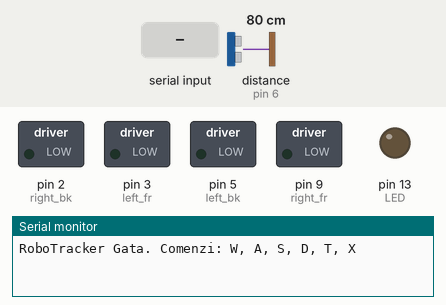
Bench run of a program on a simulated Arduino Uno, built with avr-gcc and run on an emulated ATmega328P. Parts: switched loads named in the program (green lamp = pin HIGH), output pins drawn as LEDs (lit = HIGH), the last lines printed to the serial monitor. Wiring (inferred from the names in the program): ultrasonic range finder: trigger pin 8; echo pin 6. Inputs (shaded band) come from the test bench; at power-on: distance to the obstacle (sensor on pin 6) 80 cm. The echo pulse lasts 58.3 µs per cm; pins used as bus, display or sensor lines are not drawn.

Above: at 1.2 s.
1.3 s: "a\n" received over Serial
At 1.7 s:
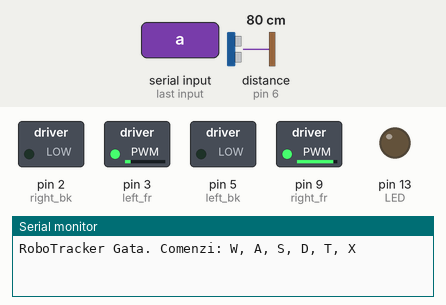
4.3 s: "d\n" received over Serial
At 5.2 s:
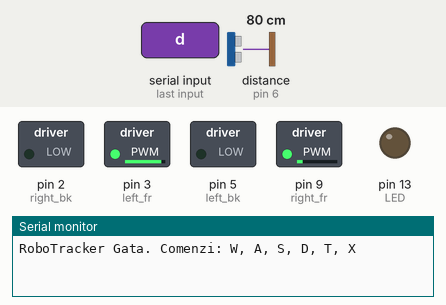
7.3 s: "w\n" received over Serial
At 8.5 s:
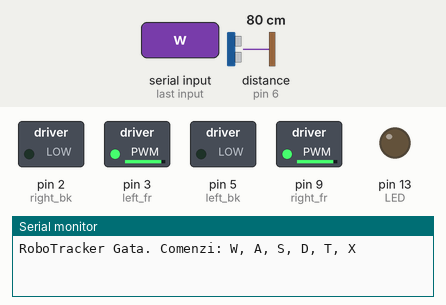
8.8 s: distance to the obstacle (sensor on pin 6) set to 2 cm
At 10.0 s:
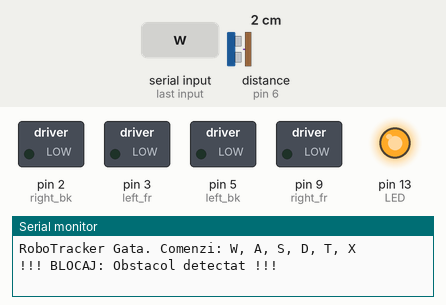
10.3 s: "s\n" received over Serial
At 11.0 s:
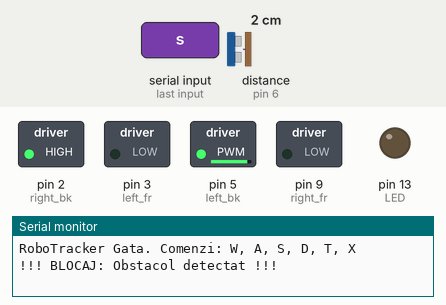
Timing chart, 0 to 12.8 s (numbered marks = the images above; inputs shaded):
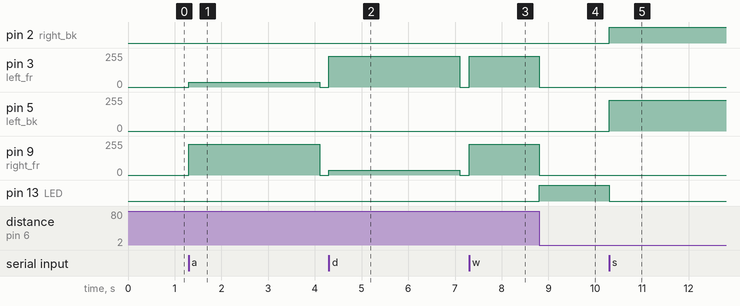

Measured:
- after the input at 1.3 s, pin 3 (left_fr): 0/255 → 34/255 at once, → 0/255 2.8 s later; pin 9 (right_fr): 0/255 → 230/255 at once, → 0/255 2.8 s later
- after the input at 4.3 s, pin 3 (left_fr): 0/255 → 230/255 at once, → 0/255 2.8 s later; pin 9 (right_fr): 0/255 → 34/255 at once, → 0/255 2.8 s later
- after the input at 7.3 s, pin 3 (left_fr), pin 9 (right_fr): 0/255 → 230/255 at once
- after the input at 8.8 s, pin 3 (left_fr), pin 9 (right_fr): 230/255 → 0/255 at once; pin 13 (LED): LOW → HIGH at once
- after the input at 10.3 s, pin 2 (right_bk): LOW → HIGH at once; pin 5 (left_bk): 0/255 → 230/255 at once; pin 13 (LED): HIGH → LOW at once

The program:

main.cpp
```cpp
#include <Arduino.h>


const int right_fr = 9;
const int left_fr  = 3;
const int right_bk = 2;
const int left_bk  = 5;

#define TRIG_PIN 8
#define ECHO_PIN 6
#define CONST_DISTANCE 15
#define LED 13

volatile unsigned long pulse_start = 0;
volatile int distanta_reala = 100;
volatile bool stop_de_urgenta = false;

enum StareRobot { STAI, INAINTE, INAPOI, TRACKING, TURN_L, TURN_R };
volatile StareRobot regimCurent = STAI;

int vitezaGlobala = 230;
unsigned long timerSpecial = 0;


const unsigned long DURATA_90_CURBA = 2800;
const float COEFICIENT_CURBA = 0.15;

void stopMotoare();
void executaMiscare(int vr_f, int vr_b, int vl_f, int vl_b);
void proceseazaTasta(char tasta);


ISR(PCINT2_vect) {
    if (PIND & _BV(PIND6)) {
        pulse_start = micros();
    } else {
        unsigned long durata = micros() - pulse_start;
        distanta_reala = durata / 58;

        if (regimCurent == INAINTE || regimCurent == TURN_L || regimCurent == TURN_R) {
            if (distanta_reala > 0 && distanta_reala < CONST_DISTANCE) {
                stop_de_urgenta = true;
            }
        }
    }
}

void setup() {
    Serial.begin(9600);
    pinMode(right_fr, OUTPUT);
    pinMode(right_bk, OUTPUT);
    pinMode(left_fr, OUTPUT);
    pinMode(left_bk, OUTPUT);
    pinMode(TRIG_PIN, OUTPUT);
    pinMode(ECHO_PIN, INPUT_PULLUP);
    pinMode(LED, OUTPUT);

    // Activare PCINT22 pe Pinul 6
    cli();
    PCICR  |= (1 << PCIE2);
    PCMSK2 |= (1 << PCINT22);
    sei();

    Serial.println("RoboTracker Gata. Comenzi: W, A, S, D, T, X");
}

void loop() {

    digitalWrite(TRIG_PIN, LOW);
    delayMicroseconds(2);
    digitalWrite(TRIG_PIN, HIGH);
    delayMicroseconds(10);
    digitalWrite(TRIG_PIN, LOW);


    if (stop_de_urgenta && (regimCurent != STAI && regimCurent != INAPOI)) {
        regimCurent = STAI;
        digitalWrite(LED, HIGH);
        Serial.println("!!! BLOCAJ: Obstacol detectat !!!");
    }


    if (Serial.available() > 0) {
        char c = Serial.read();
        if (c != '\n' && c != '\r') proceseazaTasta(c);
    }

    switch (regimCurent) {
        case INAINTE:
            executaMiscare(vitezaGlobala, 0, vitezaGlobala, 0);
            break;

        case INAPOI:
            executaMiscare(0, vitezaGlobala, 0, vitezaGlobala);
            break;

        case TURN_L:
            executaMiscare(vitezaGlobala, 0, (int)(vitezaGlobala * COEFICIENT_CURBA), 0);
            if (millis() - timerSpecial > DURATA_90_CURBA) regimCurent = STAI;
            break;

        case TURN_R:
            executaMiscare((int)(vitezaGlobala * COEFICIENT_CURBA), 0, vitezaGlobala, 0);
            if (millis() - timerSpecial > DURATA_90_CURBA) regimCurent = STAI;
            break;

        case TRACKING:
            if (distanta_reala > 0 && distanta_reala < 8) {
                executaMiscare(0, 200, 0, 200);
            }
            else if (distanta_reala >= 8 && distanta_reala <= 16) {
                stopMotoare();
            }
            else if (distanta_reala > 16 && distanta_reala <= 50) {
                executaMiscare(200, 0, 200, 0);
            }
            else {
                stopMotoare();
            }
            break;

        case STAI:
            stopMotoare();
            break;
    }
}

void proceseazaTasta(char tasta) {
    stop_de_urgenta = false;
    digitalWrite(LED, LOW);

    if (tasta == 'a' || tasta == 'A' || tasta == 'd' || tasta == 'D') {
        timerSpecial = millis();
    }

    switch (tasta) {
        case 'w': case 'W':
            regimCurent = (distanta_reala > CONST_DISTANCE) ? INAINTE : STAI;
            break;
        case 's': case 'S':
            regimCurent = INAPOI;
            break;
        case 'a': case 'A':
            regimCurent = TURN_L;
            break;
        case 'd': case 'D':
            regimCurent = TURN_R;
            break;
        case 't': case 'T':
            regimCurent = TRACKING;
            Serial.println("Mod: Tracking ACTIV");
            break;
        case 'x': case 'X':
            regimCurent = STAI;
            break;
    }
}

void executaMiscare(int vr_f, int vr_b, int vl_f, int vl_b) {
    if (regimCurent != TRACKING) {
        if (stop_de_urgenta && (vr_f > 0 || vl_f > 0)) {
            stopMotoare();
            return;
        }
    }

    analogWrite(right_fr, vr_f);
    digitalWrite(right_bk, vr_b > 0 ? HIGH : LOW);
    analogWrite(left_fr, vl_f);
    analogWrite(left_bk, vl_b);
}

void stopMotoare() {
    analogWrite(right_fr, 0);
    digitalWrite(right_bk, LOW);
    analogWrite(left_fr, 0);
    analogWrite(left_bk, 0);
}
```
